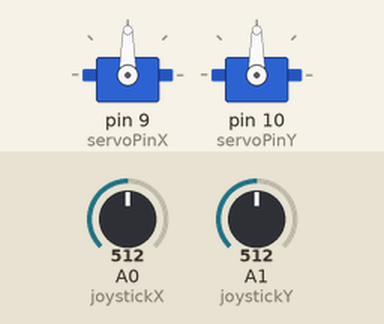
This sketch was run on a simulated Arduino Uno, built with avr-gcc and run on an emulated ATmega328P. Parts: 2 × servo. The test bench sets the inputs (shaded band); at power-on: A0 (joystickX) = 512, A1 (joystickY) = 512.

Above: at 1.2 s.
1.3 s: A0 (joystickX) set to 716
At 1.8 s:
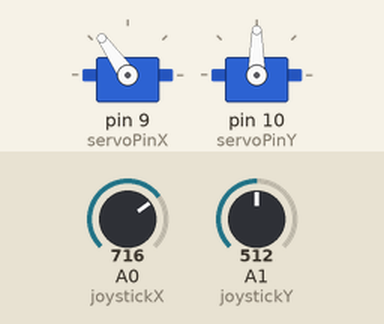
2.8 s: A1 (joystickY) set to 716
At 3.6 s:
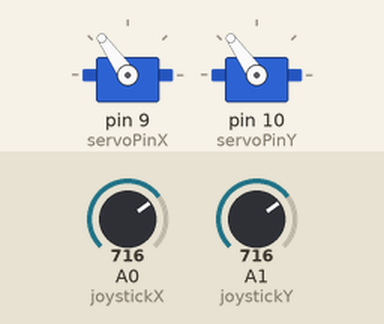
4.3 s: A0 (joystickX) set to 900
At 4.8 s:
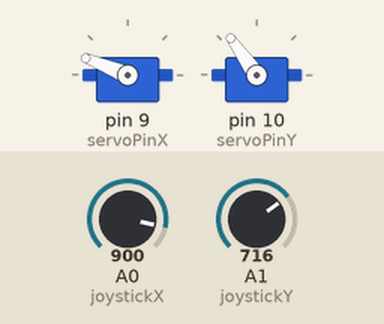
5.8 s: A1 (joystickY) set to 900
At 7.0 s:
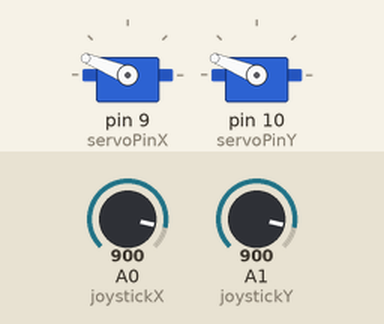
7.3 s: A0 (joystickX) set to 1023
At 8.3 s:
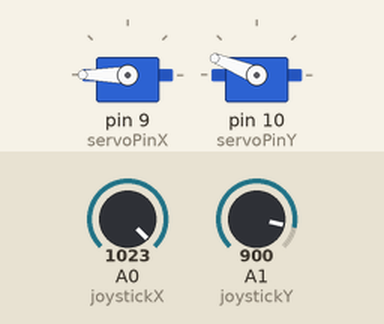
8.8 s: A1 (joystickY) set to 1023
At 9.4 s:
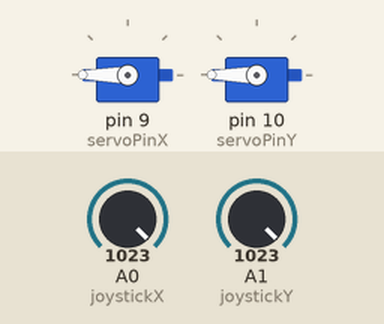
Timing chart, 0 to 11.3 s (numbered marks = the images above; inputs shaded):
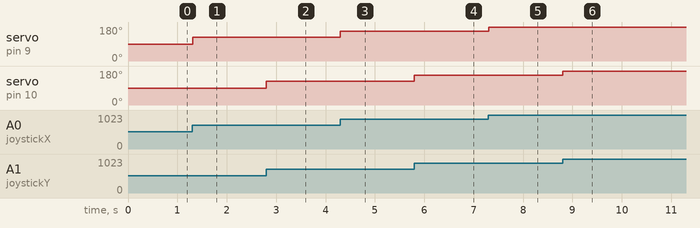

Measured:
- after the input at 1.3 s, servo on pin 9 (servoPinX): 90° → 125° at once
- after the input at 2.8 s, servo on pin 10 (servoPinY): 90° → 125° at once
- after the input at 4.3 s, servo on pin 9 (servoPinX): 125° → 158° at once
- after the input at 5.8 s, servo on pin 10 (servoPinY): 125° → 158° at once
- after the input at 7.3 s, servo on pin 9 (servoPinX): 158° → 180° at once
- after the input at 8.8 s, servo on pin 10 (servoPinY): 158° → 180° at once

The sketch:

joystick_servo_combined.ino
```cpp
#include <Servo.h>

Servo servoX;   // Servo controlled by X-axis
Servo servoY;   // Servo controlled by Y-axis

// Pin assignments
int joystickX = A0;   // Joystick X-axis connected to analog pin A0
int joystickY = A1;   // Joystick Y-axis connected to analog pin A1

int servoPinX = 9;    // Servo X connected to digital pin 9
int servoPinY = 10;   // Servo Y connected to digital pin 10

void setup() {
  // Attach the servos to their respective pins
  servoX.attach(servoPinX);
  servoY.attach(servoPinY);

  pinMode(joystickX, INPUT);    // Set joystick X-axis as input
  pinMode(joystickY, INPUT);    // Set joystick Y-axis as input
}

void loop() {
  // Read the X-axis and Y-axis values from the joystick
  int xVal = analogRead(joystickX);   // Read the X-axis value (0 to 1023)
  int yVal = analogRead(joystickY);   // Read the Y-axis value (0 to 1023)

  // Map the joystick values to a range for the servo (0 to 180 degrees)
  int servoXAngle = map(xVal, 0, 1023, 0, 180);  // For servo X
  int servoYAngle = map(yVal, 0, 1023, 0, 180);  // For servo Y

  // Set the servos to the mapped angles
  servoX.write(servoXAngle);   // Move servo X
  servoY.write(servoYAngle);   // Move servo Y

  delay(15);   // Small delay for smooth servo movement
}
```
